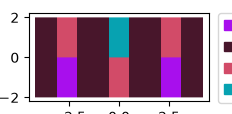

Reproduce this figure in Python.
#!/usr/bin/env python3
# Generated by outram_mc_libs::geometry::plot::model_plot -- a transcription of
# openmc.Model.plot (openmc/model/model.py:1345-1543) and _id_map_to_rgb
# (openmc/plots.py:360-437), OpenMC d7d3284a1 (MIT). The id map was computed by
# outram-mc-libs' ported point location. Needs numpy + matplotlib only.
# Usage: python3 <this> [output.png]
import base64, sys, zlib
import numpy as np
import matplotlib
matplotlib.use('Agg')
import matplotlib.patches as mpatches
import matplotlib.pyplot as plt

_SVG_COLORS = {
    'aliceblue': (240, 248, 255),
    'antiquewhite': (250, 235, 215),
    'aqua': (0, 255, 255),
    'aquamarine': (127, 255, 212),
    'azure': (240, 255, 255),
    'beige': (245, 245, 220),
    'bisque': (255, 228, 196),
    'black': (0, 0, 0),
    'blanchedalmond': (255, 235, 205),
    'blue': (0, 0, 255),
    'blueviolet': (138, 43, 226),
    'brown': (165, 42, 42),
    'burlywood': (222, 184, 135),
    'cadetblue': (95, 158, 160),
    'chartreuse': (127, 255, 0),
    'chocolate': (210, 105, 30),
    'coral': (255, 127, 80),
    'cornflowerblue': (100, 149, 237),
    'cornsilk': (255, 248, 220),
    'crimson': (220, 20, 60),
    'cyan': (0, 255, 255),
    'darkblue': (0, 0, 139),
    'darkcyan': (0, 139, 139),
    'darkgoldenrod': (184, 134, 11),
    'darkgray': (169, 169, 169),
    'darkgreen': (0, 100, 0),
    'darkgrey': (169, 169, 169),
    'darkkhaki': (189, 183, 107),
    'darkmagenta': (139, 0, 139),
    'darkolivegreen': (85, 107, 47),
    'darkorange': (255, 140, 0),
    'darkorchid': (153, 50, 204),
    'darkred': (139, 0, 0),
    'darksalmon': (233, 150, 122),
    'darkseagreen': (143, 188, 143),
    'darkslateblue': (72, 61, 139),
    'darkslategray': (47, 79, 79),
    'darkslategrey': (47, 79, 79),
    'darkturquoise': (0, 206, 209),
    'darkviolet': (148, 0, 211),
    'deeppink': (255, 20, 147),
    'deepskyblue': (0, 191, 255),
    'dimgray': (105, 105, 105),
    'dimgrey': (105, 105, 105),
    'dodgerblue': (30, 144, 255),
    'firebrick': (178, 34, 34),
    'floralwhite': (255, 250, 240),
    'forestgreen': (34, 139, 34),
    'fuchsia': (255, 0, 255),
    'gainsboro': (220, 220, 220),
    'ghostwhite': (248, 248, 255),
    'gold': (255, 215, 0),
    'goldenrod': (218, 165, 32),
    'gray': (128, 128, 128),
    'green': (0, 128, 0),
    'greenyellow': (173, 255, 47),
    'grey': (128, 128, 128),
    'honeydew': (240, 255, 240),
    'hotpink': (255, 105, 180),
    'indianred': (205, 92, 92),
    'indigo': (75, 0, 130),
    'ivory': (255, 255, 240),
    'khaki': (240, 230, 140),
    'lavender': (230, 230, 250),
    'lavenderblush': (255, 240, 245),
    'lawngreen': (124, 252, 0),
    'lemonchiffon': (255, 250, 205),
    'lightblue': (173, 216, 230),
    'lightcoral': (240, 128, 128),
    'lightcyan': (224, 255, 255),
    'lightgoldenrodyellow': (250, 250, 210),
    'lightgray': (211, 211, 211),
    'lightgreen': (144, 238, 144),
    'lightgrey': (211, 211, 211),
    'lightpink': (255, 182, 193),
    'lightsalmon': (255, 160, 122),
    'lightseagreen': (32, 178, 170),
    'lightskyblue': (135, 206, 250),
    'lightslategray': (119, 136, 153),
    'lightslategrey': (119, 136, 153),
    'lightsteelblue': (176, 196, 222),
    'lightyellow': (255, 255, 224),
    'lime': (0, 255, 0),
    'limegreen': (50, 205, 50),
    'linen': (250, 240, 230),
    'magenta': (255, 0, 255),
    'maroon': (128, 0, 0),
    'mediumaquamarine': (102, 205, 170),
    'mediumblue': (0, 0, 205),
    'mediumorchid': (186, 85, 211),
    'mediumpurple': (147, 112, 219),
    'mediumseagreen': (60, 179, 113),
    'mediumslateblue': (123, 104, 238),
    'mediumspringgreen': (0, 250, 154),
    'mediumturquoise': (72, 209, 204),
    'mediumvioletred': (199, 21, 133),
    'midnightblue': (25, 25, 112),
    'mintcream': (245, 255, 250),
    'mistyrose': (255, 228, 225),
    'moccasin': (255, 228, 181),
    'navajowhite': (255, 222, 173),
    'navy': (0, 0, 128),
    'oldlace': (253, 245, 230),
    'olive': (128, 128, 0),
    'olivedrab': (107, 142, 35),
    'orange': (255, 165, 0),
    'orangered': (255, 69, 0),
    'orchid': (218, 112, 214),
    'palegoldenrod': (238, 232, 170),
    'palegreen': (152, 251, 152),
    'paleturquoise': (175, 238, 238),
    'palevioletred': (219, 112, 147),
    'papayawhip': (255, 239, 213),
    'peachpuff': (255, 218, 185),
    'peru': (205, 133, 63),
    'pink': (255, 192, 203),
    'plum': (221, 160, 221),
    'powderblue': (176, 224, 230),
    'purple': (128, 0, 128),
    'red': (255, 0, 0),
    'rosybrown': (188, 143, 143),
    'royalblue': (65, 105, 225),
    'saddlebrown': (139, 69, 19),
    'salmon': (250, 128, 114),
    'sandybrown': (244, 164, 96),
    'seagreen': (46, 139, 87),
    'seashell': (255, 245, 238),
    'sienna': (160, 82, 45),
    'silver': (192, 192, 192),
    'skyblue': (135, 206, 235),
    'slateblue': (106, 90, 205),
    'slategray': (112, 128, 144),
    'slategrey': (112, 128, 144),
    'snow': (255, 250, 250),
    'springgreen': (0, 255, 127),
    'steelblue': (70, 130, 180),
    'tan': (210, 180, 140),
    'teal': (0, 128, 128),
    'thistle': (216, 191, 216),
    'tomato': (255, 99, 71),
    'turquoise': (64, 224, 208),
    'violet': (238, 130, 238),
    'wheat': (245, 222, 179),
    'white': (255, 255, 255),
    'whitesmoke': (245, 245, 245),
    'yellow': (255, 255, 0),
    'yellowgreen': (154, 205, 50),
}

class _Domain:
    """Stands in for openmc.Cell / openmc.Material: an id and a name."""
    def __init__(self, id, name):
        self.id = id
        self.name = name

def _arr(s):
    return np.frombuffer(zlib.decompress(base64.b64decode(s)), dtype='<i4')

V_PIX, H_PIX = 88, 180
_CELLS = 'eNrt0jESgCAQBEFySTWV/z8SfIGXgFcl1cHEG2z3MUaXJEmSNFUtpXzRsbho60roXFy0VRPK/GcmnnnmmWeeeeaZZ5555plnnnnmmWeeeeaZZ5555plnnnnmmWeeeeaZZ5555plnnnnmmWeeeeaZZ5555plnnnnmmWeeeeaZZ5555plnnnnmmWeeeeaZZ5555plnnnnmmWeeeeaZZ5555plnnnnmmWeeeeaZZ5555plnnnnmmWeeeeaZZ5555plnnuc9t6B7cdHWbv+3hP7yD88888wzzzzzzDPPPPPMM88888wzzzzzzDPPPPPMM88888wzzzzzzDPPPPPMM88888wzzzzzzDPPPPPMM88888wzzzzzzDPPPPPMM88888wzzzzzzDPPPPPMM88888wzzzzzzDPPPPPMM88888wzzzzzzDPPPPPMM88888wzzzzzzDPPPPPMM8+SJEmS3noAJzoUyA=='
_MATS = 'eNrt0sENwCAMBEEnof+ScSrghRFCzGMLON30zOySJEmSpmoRsaKnuLa5t7jde075h2eeeeaZZ5555plnnnnmmWeeeeaZZ5555plnnnnmmWeeeeaZZ5555plnnnnmmWeeeeaZZ5555plnnnnmmWeeeeaZZ5555plnnnnmmWeeeeaZZ5555plnnnnmmWeeeeaZZ5555plnnnnmmWeeeeaZZ5555plnnnnmmWeeeeaZZ5555plnnnnmmee1nr/i/H/nPzzzzDPPPPPMM88888wzzzzzzDPPPPPMM88888wzzzzzzDPPPPPMM88888wzzzzzzDPPPPPMM88888wzzzzzzDPPPPPMM88888wzzzzzzDPPPPPMM88888wzzzzzzDPPPPPMM88888wzzzzzzDPPPPPMM88888wzzzzzzDPPPPPMM88888wzzzxLkiRJGvUDQND8rA=='
id_map = np.zeros((V_PIX, H_PIX, 3), dtype=np.int32)
id_map[:, :, 0] = _arr(_CELLS).reshape(V_PIX, H_PIX)
id_map[:, :, 1] = np.where(id_map[:, :, 0] < 0, id_map[:, :, 0], 0)  # instance: not used by the plot
id_map[:, :, 2] = _arr(_MATS).reshape(V_PIX, H_PIX)
import os
if os.environ.get('OUTRAM_IDMAP_OUT'):  # verification hook, draws nothing
    np.save(os.environ['OUTRAM_IDMAP_OUT'], id_map)

basis = 'xz'
x, y, z = 0, 2, 1
origin = (0.0, 0.0, 0.0)
width = (9.0, 4.4)
pixels = (180, 88)
color_by = 'material'
axis_units = 'cm'
legend = True
outline = False
overlap_color = (255, 0, 0)
plane_tolerance = 1.0
colors = None
_domains = [
    _Domain(3, "m3"),
    _Domain(4, "m4"),
    _Domain(1, "m1"),
    _Domain(2, "m2"),
]
if colors is None:
    colors = {}
    rng = np.random.RandomState(2)
    for domain in _domains:
        colors[domain] = rng.randint(0, 256, (3,))
legend_kwargs = {}
source_kwargs = {}
contour_kwargs = None
kwargs = {}
source_r = None

# ---- openmc/model/model.py:1374-1382 ------------------------------------------
if legend_kwargs is None:
    legend_kwargs = {}
legend_kwargs.setdefault('bbox_to_anchor', (1.05, 1))
legend_kwargs.setdefault('loc', 2)
legend_kwargs.setdefault('borderaxespad', 0.0)
if source_kwargs is None:
    source_kwargs = {}
source_kwargs.setdefault('marker', 'x')

xlabel, ylabel = f'{basis[0]} [{axis_units}]', f'{basis[1]} [{axis_units}]'

axis_scaling_factor = {'km': 0.00001, 'm': 0.01, 'cm': 1, 'mm': 10}

x_min = (origin[x] - 0.5*width[0]) * axis_scaling_factor[axis_units]
x_max = (origin[x] + 0.5*width[0]) * axis_scaling_factor[axis_units]
y_min = (origin[y] - 0.5*width[1]) * axis_scaling_factor[axis_units]
y_max = (origin[y] + 0.5*width[1]) * axis_scaling_factor[axis_units]

# ---- openmc/plots.py:360-437 (_id_map_to_rgb) ---------------------------------
def _id_map_to_rgb(id_map, color_by='cell', colors=None, overlap_color=(255, 0, 0)):
    img = np.ones(id_map.shape, dtype=float)
    if color_by == 'cell':
        id_index = 0
    elif color_by == 'material':
        id_index = 2
    else:
        raise ValueError("color_by must be either 'cell' or 'material'")
    unique_ids = np.unique(id_map[:, :, id_index])
    if colors is None:
        colors = {}
    color_map = {}
    for key, color in colors.items():
        if isinstance(key, _Domain):
            color_map[key.id] = color
        else:
            color_map[key] = color
    rng = np.random.RandomState(1)
    for uid in unique_ids:
        if uid > 0 and uid not in color_map:
            color_map[uid] = rng.randint(0, 256, (3,))
    for uid in unique_ids:
        if uid == -1:
            continue
        elif uid == -3:
            if isinstance(overlap_color, str):
                rgb = _SVG_COLORS[overlap_color.lower()]
            else:
                rgb = overlap_color
            mask = id_map[:, :, id_index] == uid
            img[mask] = np.array(rgb) / 255.0
        elif uid in color_map:
            color = color_map[uid]
            if isinstance(color, str):
                rgb = _SVG_COLORS[color.lower()]
            else:
                rgb = color
            mask = id_map[:, :, id_index] == uid
            img[mask] = np.array(rgb) / 255.0
    return img

# ---- openmc/model/model.py:1420-1543 ------------------------------------------
img = _id_map_to_rgb(
    id_map=id_map,
    color_by=color_by,
    colors=colors,
    overlap_color=overlap_color
)

px = 1/plt.rcParams['figure.dpi']
fig, axes = plt.subplots()
axes.set_xlabel(xlabel)
axes.set_ylabel(ylabel)
params = fig.subplotpars
width_px = pixels[0]*px/(params.right - params.left)
height_px = pixels[1]*px/(params.top - params.bottom)
fig.set_size_inches(width_px, height_px)

if outline:
    rgb = (img * 256).astype(int)
    image_value = (rgb[..., 0] << 16) + \
        (rgb[..., 1] << 8) + (rgb[..., 2])
    if contour_kwargs is None:
        contour_kwargs = {}
    contour_kwargs.setdefault('colors', 'k')
    contour_kwargs.setdefault('linestyles', 'solid')
    contour_kwargs.setdefault('algorithm', 'serial')
    axes.contour(
        image_value,
        origin="upper",
        levels=np.unique(image_value),
        extent=(x_min, x_max, y_min, y_max),
        **contour_kwargs
    )
    if outline == 'only':
        axes.set_xlim(x_min, x_max)
        axes.set_ylim(y_min, y_max)
        axes.set_aspect('equal')

if legend:
    if colors is None or len(colors) == 0:
        raise ValueError("Must pass 'colors' dictionary if you "
                         "are adding a legend via legend=True.")
    patches = []
    for key, color in colors.items():
        label = key.name if key.name != '' else key.id
        if len(color) == 3 and not isinstance(color, str):
            scaled_color = (
                color[0]/255, color[1]/255, color[2]/255)
        else:
            scaled_color = color
        key_patch = mpatches.Patch(color=scaled_color, label=label)
        patches.append(key_patch)
    axes.legend(handles=patches, **legend_kwargs)

if outline != 'only':
    axes.imshow(img, extent=(x_min, x_max, y_min, y_max), **kwargs)

if source_r is not None:
    slice_value = origin[z]
    xs = []
    ys = []
    tol = plane_tolerance
    for r in source_r:
        if (slice_value - tol < r[z] < slice_value + tol):
            xs.append(r[x] * axis_scaling_factor[axis_units])
            ys.append(r[y] * axis_scaling_factor[axis_units])
    axes.scatter(xs, ys, **source_kwargs)
plt.savefig(sys.argv[1] if len(sys.argv) > 1 else "plot.png")
